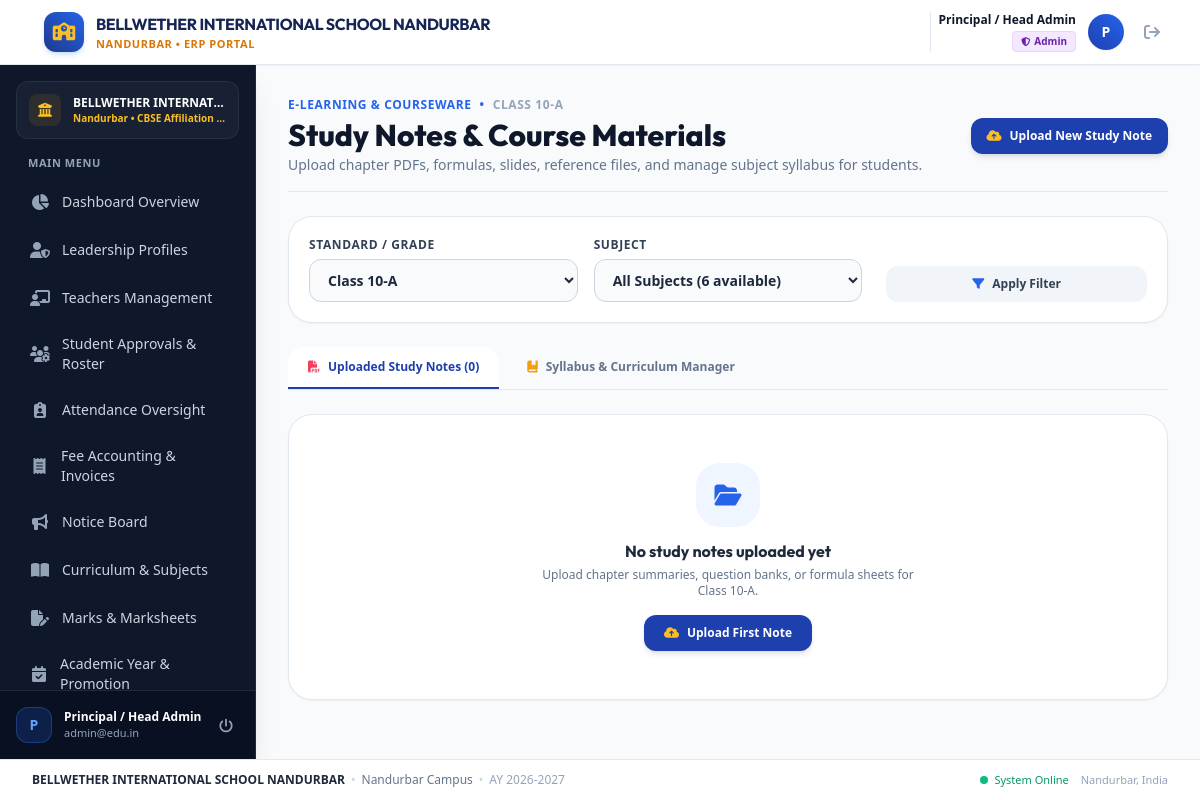
The page /teacher/notes.php (signed in) on the database its author committed.
### tables this page shows
CREATE TABLE settings (
            key TEXT PRIMARY KEY,
            value TEXT
        );

### teacher/notes.php (the view, shortened to what the rows shown need)
<?php
require_once __DIR__ . '/../includes/auth.php';
require_once __DIR__ . '/../includes/header.php';
require_once __DIR__ . '/../includes/sidebar.php';
?>
<main class="flex-1 overflow-y-auto bg-slate-50 p-4 sm:p-6 lg:p-8">
    <div class="flex flex-col sm:flex-row sm:items-center justify-between gap-4 pb-4 border-b border-slate-200 mb-6 no-print">
        <div>
            <h1 class="text-2xl sm:text-3xl font-extrabold text-slate-900 font-['Outfit']">
                Study Notes &amp; Course Materials
            </h1>
        </div>
    </div>
</main>
<?php require_once __DIR__ . '/../includes/footer.php'; ?>

### includes/header.php (shortened to what the rows shown need)
<?php
require_once __DIR__ . '/auth.php';
$school_name = get_setting($pdo, 'school_name', 'BELLWETHER INTERNATIONAL SCHOOL NANDURBAR');
$school_city = get_setting($pdo, 'school_city', 'Nandurbar');
?>
<!DOCTYPE html>
<html lang="en" class="h-full bg-slate-50">
<head>
    <script src="https://cdn.tailwindcss.com"></script>
    <link rel="stylesheet" href="https://cdnjs.cloudflare.com/ajax/libs/font-awesome/6.5.1/css/all.min.css">
    <link rel="stylesheet" href="/assets/css/custom.css">
</head>
<body class="h-full flex flex-col font-sans text-slate-800 antialiased bg-slate-50">
    <header class="bg-white border-b border-slate-200 sticky top-0 z-30 shadow-sm no-print">
        <div class="px-4 sm:px-6 lg:px-8">
            <div class="flex items-center justify-between h-16">
                <div class="flex items-center space-x-3">
                    <a href="/" class="flex items-center space-x-2 sm:space-x-3 group min-w-0">
                        <div class="min-w-0">
                            <span class="text-xs sm:text-sm md:text-base font-bold tracking-tight text-navy-950 font-['Outfit'] block leading-tight truncate max-w-[130px] xs:max-w-[180px] sm:max-w-xs md:max-w-md lg:max-w-xl" title="<?= htmlspecialchars($school_name) ?>"><?= htmlspecialchars($school_name) ?></span>
                            <span class="text-[9px] sm:text-[11px] font-semibold tracking-wider text-amber-600 uppercase block truncate"><?= htmlspecialchars($school_city) ?> • ERP Portal</span>
                        </div>
                    </a>
                </div>
            </div>
        </div>
    </header>
    <div class="flex-1 flex overflow-hidden">

### includes/sidebar.php (shortened to what the rows shown need)
<?php
$school_name = isset($pdo) ? get_setting($pdo, 'school_name', 'BELLWETHER INTERNATIONAL SCHOOL NANDURBAR') : 'BELLWETHER INTERNATIONAL SCHOOL NANDURBAR';
$school_city = isset($pdo) ? get_setting($pdo, 'school_city', 'Nandurbar') : 'Nandurbar';
$school_affiliation = isset($pdo) ? get_setting($pdo, 'school_affiliation', 'CBSE #113042') : 'CBSE';
?>
<aside id="sidebar" class="fixed inset-y-0 left-0 z-40 w-64 bg-slate-900 text-slate-300 transform -translate-x-full lg:translate-x-0 lg:static lg:inset-auto transition-transform duration-200 ease-in-out flex flex-col justify-between shrink-0 shadow-xl border-r border-slate-800 no-print">
    <div class="p-4 flex-1 flex flex-col overflow-y-auto">
        <div class="px-3 py-3 mb-4 rounded-xl bg-slate-800/60 border border-slate-700/50 flex items-center space-x-3 min-w-0">
            <div class="min-w-0 flex-1">
                <p class="text-xs font-bold text-white truncate" title="<?= htmlspecialchars($school_name) ?>"><?= htmlspecialchars($school_name) ?></p>
                <p class="text-[10px] text-amber-400 font-semibold truncate"><?= htmlspecialchars($school_city) ?> • <?= htmlspecialchars($school_affiliation) ?></p>
            </div>
        </div>
    </div>
</aside>

### includes/footer.php (shortened to what the rows shown need)
<?php
$footer_school_name = isset($pdo) ? get_setting($pdo, 'school_name', 'BELLWETHER INTERNATIONAL SCHOOL NANDURBAR') : 'BELLWETHER INTERNATIONAL SCHOOL NANDURBAR';
$footer_school_city = isset($pdo) ? get_setting($pdo, 'school_city', 'Nandurbar') : 'Nandurbar';
?>
    </div>
    <footer class="bg-white border-t border-slate-200 py-3 px-4 sm:px-6 lg:px-8 text-xs text-slate-500 flex flex-col sm:flex-row items-center justify-between gap-2 no-print">
        <div class="flex flex-wrap items-center justify-center sm:justify-start gap-1.5 text-center sm:text-left min-w-0">
            <span class="font-bold text-slate-800 break-words"><?= htmlspecialchars($footer_school_name) ?></span>
            <span class="text-slate-300 hidden sm:inline">&bull;</span>
            <span class="text-slate-500"><?= htmlspecialchars($footer_school_city) ?> Campus</span>
            <span class="text-slate-300 hidden sm:inline">&bull;</span>
            <span class="text-slate-400">AY 2026-2027</span>
        </div>
        <div class="flex items-center space-x-3 shrink-0">
            <span class="inline-flex items-center text-emerald-600 font-medium text-[11px]">
                <span class="w-2 h-2 rounded-full bg-emerald-500 mr-1.5 animate-pulse"></span> System Online
            </span>
            <span class="text-slate-400 text-[11px]"><?= htmlspecialchars($footer_school_city) ?>, India</span>
        </div>
    </footer>
</body>
</html>

### rows shown on the page
settings: value "BELLWETHER INTERNATIONAL SCHOOL NANDURBAR", value "BELLWETHER INTERNAT…"
settings: value "NANDURBAR", value "Nandurbar"
settings: value "CBSE Affiliation…"

### other values the page prints
$current_user['name'] "Principal / Head Admin"
$role_label "Admin"
substr($current_user['name'], 0, 1) "P"
$item['title'] "Dashboard Overview"
$item['title'] "Leadership Profiles"
$item['title'] "Teachers Management"
$item['title'] "Student Approvals & Roster"
$item['title'] "Attendance Oversight"
$item['title'] "Fee Accounting & Invoices"
$item['title'] "Notice Board"
$item['title'] "Curriculum & Subjects"
$item['title'] "Marks & Marksheets"
$item['title'] "Academic Year & Promotion"
substr($user['name'] ?? 'U', 0, 1) "P"
$user['name'] "Principal / Head Admin"
